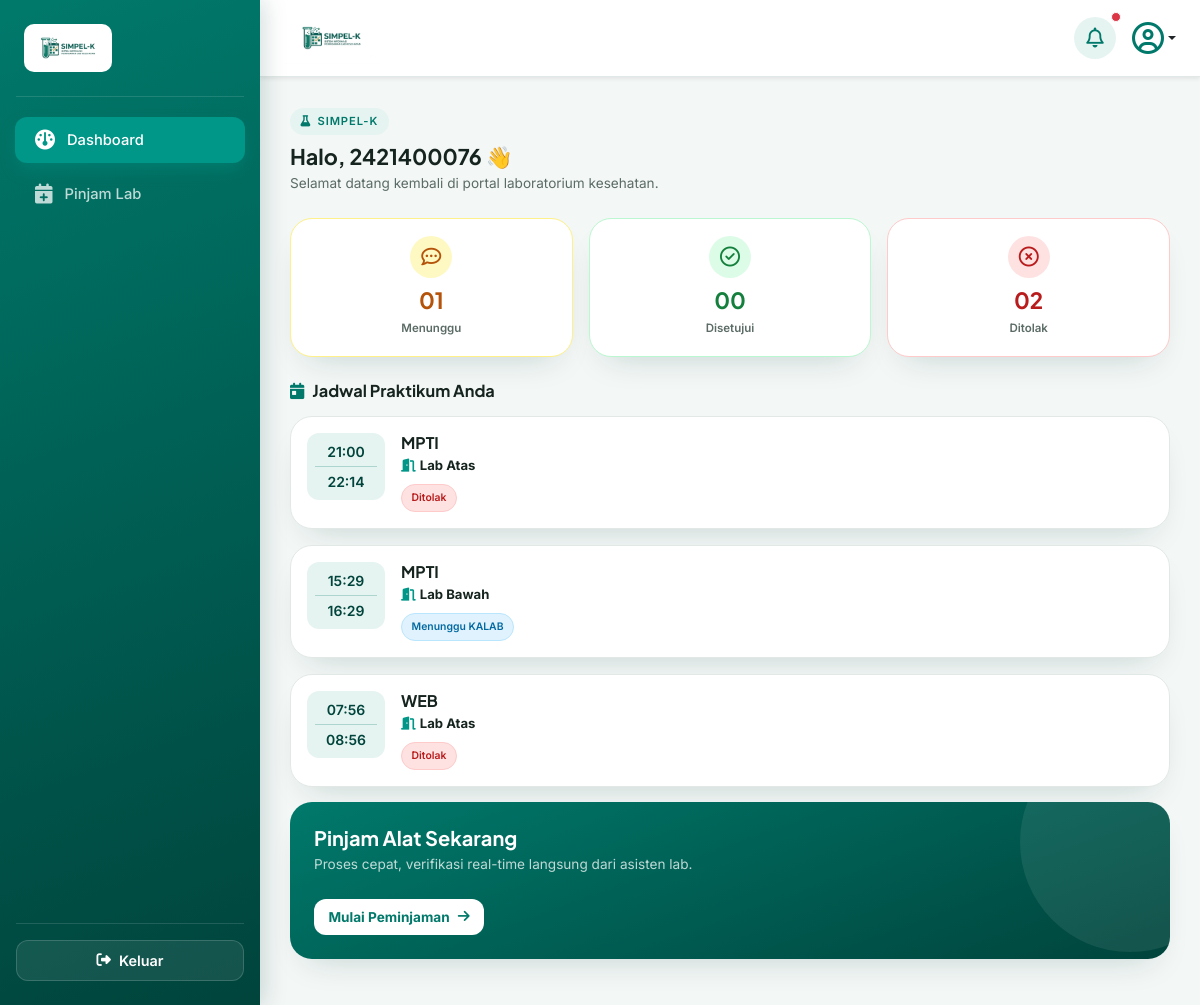
Page /mahasiswa/dashboard/ (signed in) on the committed database.
### core_auth/models.py (models this page shows, shortened)
class User(AbstractUser):
    ROLE_CHOICES = [
        ('mahasiswa', 'Mahasiswa/PJMK'),
        ('aslab', 'Asisten Laboratorium'),
        ('kaleb', 'Kepala Laboratorium'),
    ]
    role = models.CharField(max_length=20, choices=ROLE_CHOICES, default='mahasiswa')
    nim = models.CharField(max_length=20, blank=True, null=True, unique=True)
    prodi = models.CharField(max_length=50, blank=True, null=True)
    no_hp = models.CharField(max_length=15, blank=True, null=True)

class Peminjaman(models.Model):
    STATUS_CHOICES = [
        ('pending', 'Menunggu Validasi ASLAB'),
        ('verified', 'Menunggu Persetujuan KALAB'),
        ('disetujui', 'Disetujui / Jadwal Dikunci'),
        ('ditolak', 'Ditolak'),
        ('selesai', 'Selesai / Sudah Dikembalikan'),
    ]
    mahasiswa = models.ForeignKey(settings.AUTH_USER_MODEL, on_delete=models.CASCADE, related_name='peminjaman_mahasiswa')
    ruang_lab = models.ForeignKey(RuangLab, on_delete=models.CASCADE)
    alat_bahan = models.ForeignKey(AlatBahan, on_delete=models.PROTECT)
    keperluan = models.TextField()
    nama_dosen = models.CharField(max_length=100)
    mata_kuliah = models.CharField(max_length=100)
    tanggal_pinjam = models.DateField()
    wkt_mulai = models.TimeField()
    wkt_akhir = models.TimeField()
    status = models.CharField(max_length=20, choices=STATUS_CHOICES, default='pending')
    di_validasi_oleh = models.ForeignKey(
        settings.AUTH_USER_MODEL,
        on_delete=models.SET_NULL,
        blank=True,
        null=True,
        related_name='aslab_verifikator'
    )
    tgl_pengajuan = models.DateTimeField(auto_now_add=True)
    catatan_tolak = models.TextField(blank=True, null=True)

class RuangLab(models.Model):
    nama_ruang = models.CharField(max_length=100)
    kapasitas = models.IntegerField()
    deskripsi = models.TextField(blank=True, null=True)

### mahasiswa/views.py (the view)
# urls.py: path('dashboard/', views.dashboard_view, name='dashboard'),
@login_required(login_url='core_auth:login')
def dashboard_view(request):
    redirect_target = cekk_role_mahasiswa(request.user)
    if redirect_target:
        return redirect(redirect_target)
    jadwal_mahasiswa = Peminjaman.objects.filter(mahasiswa=request.user).order_by('-tanggal_pinjam')
    total_menunggu = Peminjaman.objects.filter(mahasiswa=request.user, status__in=['pending', 'verified']).count()
    total_disetujui = Peminjaman.objects.filter(mahasiswa=request.user, status='disetujui').count()
    total_ditolak = Peminjaman.objects.filter(mahasiswa=request.user, status='ditolak').count()
    context = {
        'jadwal_mahasiswa': jadwal_mahasiswa,
        'total_menunggu': total_menunggu,
        'total_disetujui': total_disetujui,
        'total_ditolak': total_ditolak,
    }
    return render(request, 'mahasiswa/dashboard.html', context)

### mahasiswa/views.py (called while the page is built)
def cekk_role_mahasiswa(user):
    username_lower = user.username.lower()
    if 'aslab' in username_lower or user.groups.filter(name__iexact='ASLAB').exists() or getattr(user, 'role', '').upper() == 'ASLAB':
        return 'aslab:dashboard'
    if 'kalab' in username_lower or user.groups.filter(name__iexact='KALAB').exists() or getattr(user, 'role', '').upper() == 'KALAB':
        return 'kalab:dashboard'
    return None

### mahasiswa/templates/mahasiswa/dashboard.html (shortened to what this page needs)
{% extends 'base/base_mahasiswa.html' %}
{% load static %}
{% block content %}
<div class="dashboard-mhs">
    <div class="mb-4">
        <span class="welcome-eyebrow"><i class="fa-solid fa-flask"></i> Simpel-K</span>
        <h3 class="welcome-title">Halo, {{ request.user.first_name|default:request.user.username }} 👋</h3>
        <p class="welcome-subtitle mb-0">Selamat datang kembali di portal laboratorium kesehatan.</p>
    </div>
    <div class="row g-3 mb-4 text-center">
        <div class="col-4">
            <div class="stat-card stat-card--pending">
                <div class="stat-icon">
                    <i class="fa-regular fa-comment-dots fs-5"></i>
                </div>
                <h3 class="stat-number">{{ total_menunggu|stringformat:"02d" }}</h3>
                <span class="stat-label">Menunggu</span>
            </div>
        </div>
        <div class="col-4">
            <div class="stat-card stat-card--approved">
                <div class="stat-icon">
                    <i class="fa-regular fa-circle-check fs-5"></i>
                </div>
                <h3 class="stat-number">{{ total_disetujui|stringformat:"02d" }}</h3>
                <span class="stat-label">Disetujui</span>
            </div>
        </div>
        <div class="col-4">
            <div class="stat-card stat-card--rejected">
                <div class="stat-icon">
                    <i class="fa-regular fa-circle-xmark fs-5"></i>
                </div>
                <h3 class="stat-number">{{ total_ditolak|stringformat:"02d" }}</h3>
                <span class="stat-label">Ditolak</span>
            </div>
        </div>
    </div>
    <div class="d-flex justify-content-between align-items-center mb-3">
        <h5 class="section-heading mb-0"><i class="fa-solid fa-calendar-day me-2"></i>Jadwal Praktikum Anda</h5>
    </div>
    {% for jadwal in jadwal_mahasiswa %}
    <div class="jadwal-card">
        <div class="d-flex align-items-start gap-3">
            <div class="jam-widget">
                <div class="fw-semibold small">{{ jadwal.wkt_mulai|time:"H:i" }}</div>
                <div class="divider-line"></div>
                <div class="fw-semibold small">{{ jadwal.wkt_akhir|time:"H:i" }}</div>
            </div>
            <div class="flex-grow-1">
                <h6 class="mk-title">{{ jadwal.mata_kuliah }}</h6>
                <p class="ruang-info mb-2 d-flex align-items-center gap-1">
                    <i class="fa-solid fa-door-open"></i>
                    <strong>{{ jadwal.ruang_lab.nama_ruang }}</strong>
                </p>
                <div class="d-flex gap-2 flex-wrap align-items-center">
                    {% if jadwal.status == 'pending' %}
                    <span class="badge-status badge-status--wait-aslab">Menunggu ASLAB</span>
                    {% elif jadwal.status == 'verified' %}
                    <span class="badge-status badge-status--wait-kalab">Menunggu KALAB</span>
                    {% elif jadwal.status == 'disetujui' %}
                    <span class="badge-status badge-status--approved">Disetujui</span>
                    {% elif jadwal.status == 'pengembalian_diajukan' %}
                    <span class="badge-status badge-status--return">Proses Pengembalian</span>
                    {% elif jadwal.status == 'ditolak' %}
                    <span class="badge-status badge-status--rejected">Ditolak</span>
                    {% elif jadwal.status == 'selesai' %}
                    <span class="badge-status badge-status--done">Selesai</span>
                    {% endif %}
                </div>
            </div>
        </div>
    </div>
    {% empty %}
    <div class="empty-jadwal mb-4">
        <i class="fa-solid fa-calendar-xmark fs-2 mb-2"></i>
        <p class="small mb-0">Belum ada pengajuan jadwal praktikum di Lab Atas maupun Lab Bawah.</p>
    </div>
    {% endfor %}
    <div class="cta-banner mb-3">
        <div class="position-relative z-1">
            <h5 class="fw-bold mb-1">Pinjam Alat Sekarang</h5>
            <p class="cta-desc mb-4">Proses cepat, verifikasi real-time langsung dari asisten lab.</p>
            <a href="{% url 'mahasiswa:pinjam_lab' %}" class="btn-cta">
                Mulai Peminjaman <i class="fa-solid fa-arrow-right"></i>
            </a>
        </div>
    </div>
</div>
{% endblock %}

### templates/base/base_mahasiswa.html (style rules this page uses)
:root { --teal-900: #00443c; --teal-700: #00796b; --teal-600: #009688; --teal-050: #e6f4f1; --ink: #16241f; --ink-muted: #5b6b66; --line: #e1e8e5; --paper: #ffffff; --bg: #f3f7f6; --radius-lg: 22px; --radius-md: 12px; --shadow-card: 0 16px 34px -18px rgba(0, 68, 60, 0.22); }
body { background-color: var(--bg); font-family: 'Inter', system-ui, sans-serif; overflow-x: hidden; color: var(--ink); }
h1, h2, h3, h4, h5, h6 { font-family: 'Plus Jakarta Sans', 'Inter', sans-serif; }

### rows in the picture
User: user.first_name "2421400076"
Peminjaman: wkt_mulai "21:00", wkt_akhir "22:14", mata_kuliah "MPTI", ruang_lab.nama_ruang "Lab Atas", status "Ditolak"
Peminjaman: wkt_mulai "15:29", wkt_akhir "16:29", mata_kuliah "MPTI", ruang_lab.nama_ruang "Lab Bawah", status "Menunggu KALAB"
Peminjaman: wkt_mulai "07:56", wkt_akhir "08:56", mata_kuliah "WEB", ruang_lab.nama_ruang "Lab Atas", status "Ditolak"

### other values in the picture
{{ total_menunggu|stringformat:"02d" }} "01"
{{ total_disetujui|stringformat:"02d" }} "00"
{{ total_ditolak|stringformat:"02d" }} "02"
